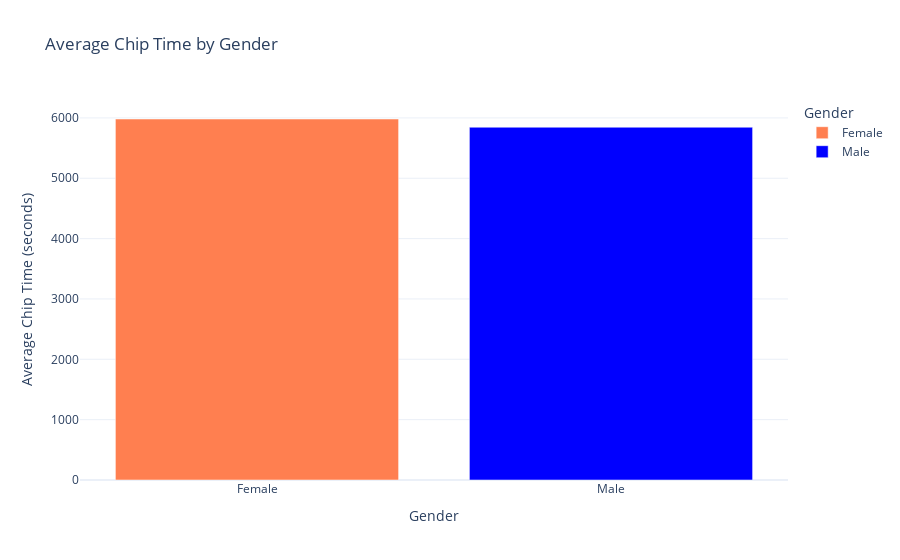

The code cell stored with this chart in its notebook:
### Code cell
# Filter for Male and Female only
df_filtered = df[df['Gender'].isin(['Male', 'Female'])]

# Calculate average chip time by gender
avg_chip_by_gender = df_filtered.groupby('Gender')['chip_seconds'].mean().reset_index()

# Convert seconds to HH:MM:SS format
def seconds_to_hms(seconds):
    h = int(seconds // 3600)
    m = int((seconds % 3600) // 60)
    s = int(seconds % 60)
    return f"{h:02}:{m:02}:{s:02}"

avg_chip_by_gender['chip_time_hms'] = avg_chip_by_gender['chip_seconds'].apply(seconds_to_hms)

# Create an interactive bar plot using Plotly Express
fig = px.bar(
    avg_chip_by_gender, 
    x='Gender', 
    y='chip_seconds', 
    color='Gender', 
    color_discrete_map={'Male': 'blue', 'Female': 'coral'},
    title='Average Chip Time by Gender',
    labels={'chip_seconds': 'Average Chip Time (seconds)', 'Gender': 'Gender'},
    hover_data={'chip_seconds': False, 'chip_time_hms': True}
)

# Customize layout
fig.update_layout(
    xaxis_title='Gender',
    yaxis_title='Average Chip Time (seconds)',
    template='plotly_white'
)

# Show the figure
fig.show()

### Figure 1 — Plotly figure (JSON) as saved in the notebook; plotly's stock layout.template omitted (floating-point values rounded to 4 significant figures)
{"data": [{"customdata": [["01:39:42"]], "hovertemplate": "Gender=%{x}<br>chip_time_hms=%{customdata[0]}<extra></extra>", "legendgroup": "Female", "marker": {"color": "coral", "pattern": {"shape": ""}}, "name": "Female", "orientation": "v", "showlegend": true, "textposition": "auto", "type": "bar", "x": ["Female"], "xaxis": "x", "y": [5982.0], "yaxis": "y"}, {"customdata": [["01:37:25"]], "hovertemplate": "Gender=%{x}<br>chip_time_hms=%{customdata[0]}<extra></extra>", "legendgroup": "Male", "marker": {"color": "blue", "pattern": {"shape": ""}}, "name": "Male", "orientation": "v", "showlegend": true, "textposition": "auto", "type": "bar", "x": ["Male"], "xaxis": "x", "y": [5846.0], "yaxis": "y"}], "layout": {"barmode": "relative", "legend": {"title": {"text": "Gender"}, "tracegroupgap": 0}, "title": {"text": "Average Chip Time by Gender"}, "xaxis": {"anchor": "y", "categoryarray": ["Female", "Male"], "categoryorder": "array", "domain": [0, 1], "title": {"text": "Gender"}}, "yaxis": {"anchor": "x", "domain": [0, 1], "title": {"text": "Average Chip Time (seconds)"}}}}
